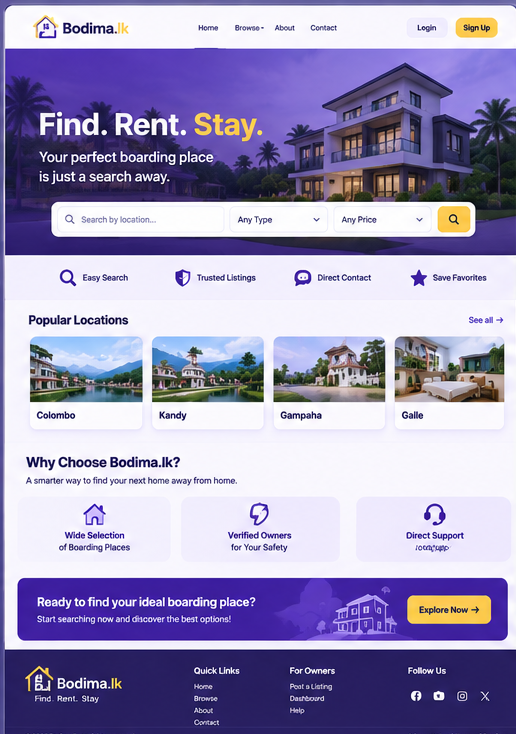
#> input picture reference/qa.png, 516 x 734 px, found by its file name
$ python inspect2.py
#> lines starting #> are read from the running program, lines starting #| are printed output that depends on the picture
"""Second-pass inspection: features strip, footer bottom, and exact color sampling."""
import os

from PIL import Image

SRC = r"C:\Users\hdgan\OneDrive\Desktop\Bodima.lk\reference\qa.png"
OUT = r"C:\Users\hdgan\OneDrive\Desktop\Bodima.lk\reference\inspect"

im = Image.open(SRC).convert("RGB")

# --- extra inspection crops ---
for name, (l, t_, r, b) in {
    "features": (0, 255, 516, 312),
    "bottom_bar": (0, 695, 516, 734),
}.items():
    c = im.crop((l, t_, r, b))
    c = c.resize((c.width * 3, c.height * 3), Image.LANCZOS)
    c.save(os.path.join(OUT, name + ".png"))
#> this loop made 2 passes
#> pass 1, `c = im.crop((l, t_, r, b))`:
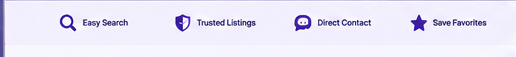
#> c: PIL image 516x57 RGB; mean R, G, B 234.6, 231.2, 247.5
#> pass 1, `c = c.resize((c.width * 3, c.height * 3), Image.LANCZOS)`:
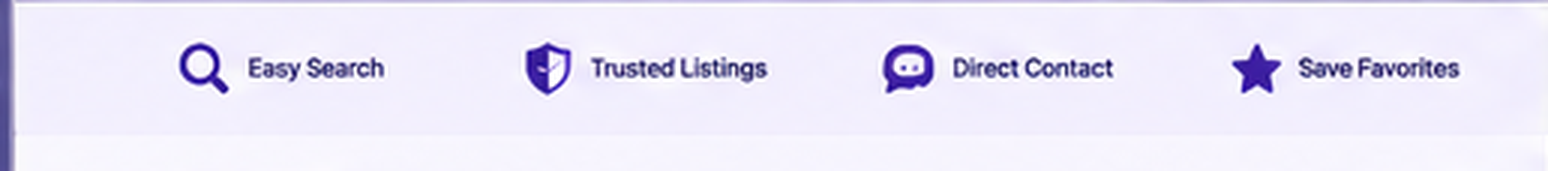
#> c: PIL image 1548x171 RGB; mean R, G, B 234.5, 231.1, 247.4
#> pass 2, `c = im.crop((l, t_, r, b))`:
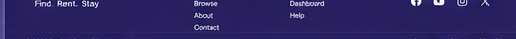
#> c: PIL image 516x39 RGB; mean R, G, B 45.2, 36.5, 100.1

# --- color sampling ---
def hexat(x, y):
    p = im.getpixel((x, y))
    return "#%02x%02x%02x" % p

samples = {
    "top_strip_above_header": (258, 3),
    "header_bg": (258, 30),
    "login_pill": (430, 27),
    "signup_pill": (475, 27),
    "hero_top_left": (30, 65),
    "hero_top_right": (500, 62),
    "hero_mid_left": (20, 130),
    "hero_bottom_left": (15, 250),
    "hero_bottom_right": (500, 252),
    "hero_gradient_top_center": (200, 60),
    "hero_bottom_center": (260, 255),
    "features_bg": (258, 281),
    "features_icon_circle": (68, 280),
    "page_bg_locations": (258, 318),
    "card_lavender_bg": (80, 415),
    "why_card_bg": (100, 520),
    "cta_left": (40, 610),
    "cta_right": (470, 610),
    "explore_btn": (445, 610),
    "footer_bg": (258, 700),
    "footer_deep": (60, 725),
    "headline_white": (45, 125),
    "stay_yellow": (230, 128),
    "search_btn_yellow": (455, 219),
    "title_dark": (35, 320),
    "see_all_link": (480, 319),
}
for k, (x, y) in samples.items():
    print(f"{k:28s} {hexat(x,y)}")
#> this loop made 26 passes
#> p in hexat on passes 1 to 12: (124, 119, 177), (180, 178, 206), (109, 101, 147), (6, 4, 26), (79, 51, 174), (137, 125, 222), (37, 27, 67), (44, 29, 109), (55, 40, 118), (92, 66, 186), (206, 197, 234), (241, 238, 253)
